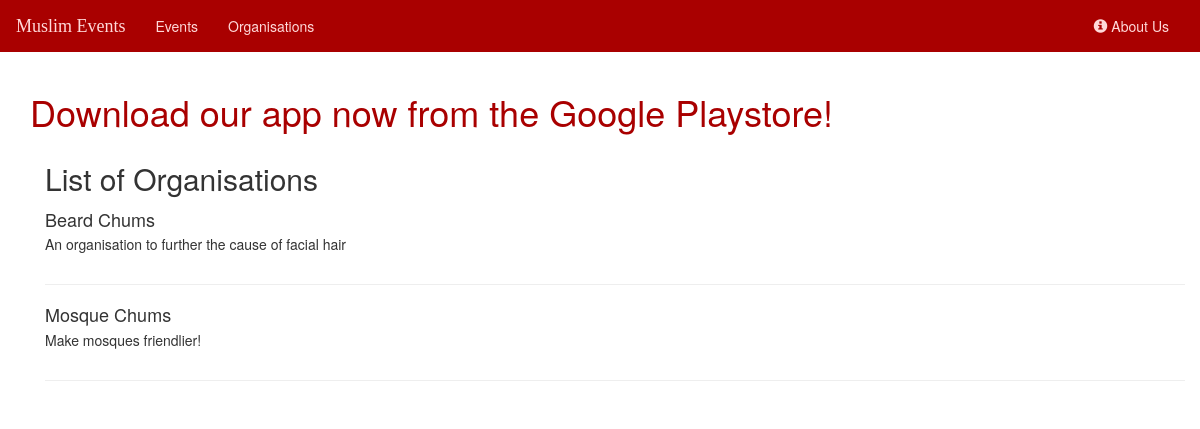
/orgs, run on an earlier commit of the app's database.
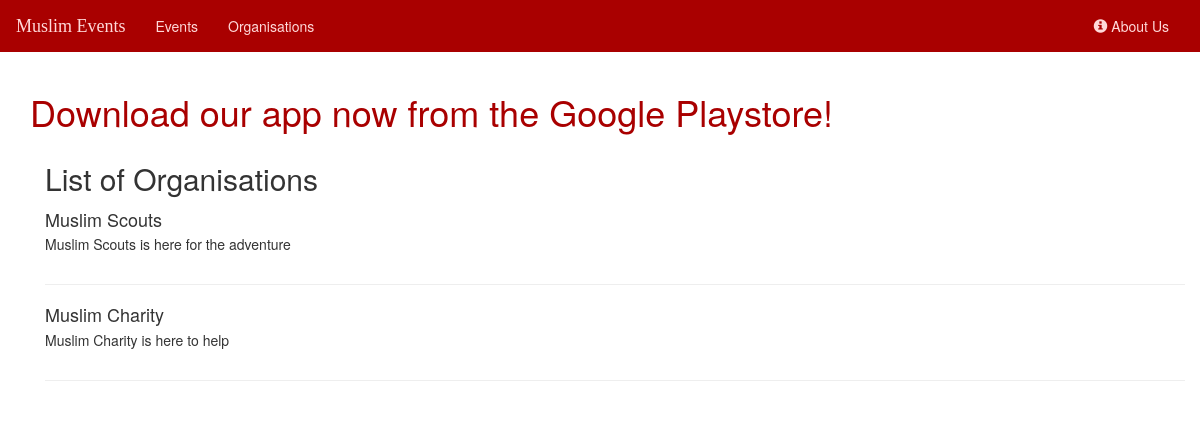
And on a later commit of the database.
### home/models.py (models this page shows, shortened)
class Organisation(models.Model):
    name = models.CharField(max_length=100)
    description = models.CharField(max_length=1000)
    facebook = models.URLField(max_length=200, blank=True)
    twitter = models.URLField(max_length=200, blank=True)
    instagram = models.URLField(max_length=200, blank=True)
    email = models.EmailField(max_length=200, blank=True)
    website = models.URLField(max_length=200, blank=True)

### home/views.py (the view)
# urls.py: url(r'^orgs$', views.organisations, name='organisations'),
def organisations(request):
    all_orgs = Organisation.objects.all()
    all_events = Event.objects.all()
    context = {
        'all_orgs': all_orgs,
        'all_events': all_events,
    }
    return render(request, 'home/organisations.html', context)

### home/templates/home/organisations.html
{% extends 'home/base.html' %}
{% block body %}
<div class="container">
        <h2>List of Organisations</h2>
            {% if all_events %}
                <div class="media">
                    {%  for organisation in all_orgs %}
                        <div class="media-body">
                            <h4 class="media-heading">{{ organisation.name }}</h4>
                            <p>{{ organisation.description }}</p>
                        </div>
                        <hr>
                    {% endfor %}
                </div>
            {% else %}
         <h3>No organisations available</h3>
        {% endif %}
    </div>
{% endblock %}

What changed in the data, as far as the page shows it:
removed Organisation: name "Beard Chums", description "An organisation to further the cause of facial hair"
removed Organisation: name "Mosque Chums", description "Make mosques friendlier!"
added Organisation: name "Muslim Scouts", description "Muslim Scouts is here for the adventure"
added Organisation: name "Muslim Charity", description "Muslim Charity is here to help"
